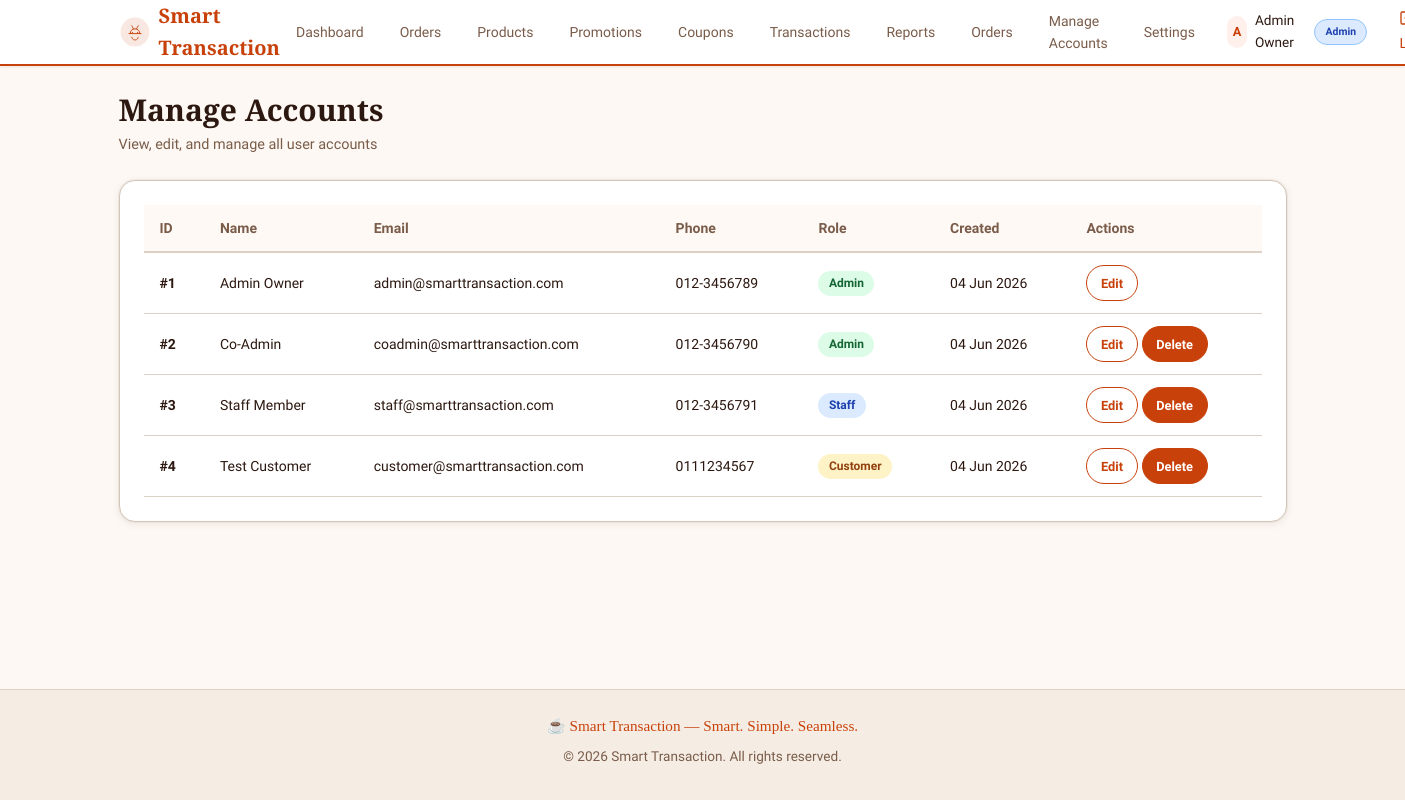
The page /admin/manage-accounts.php (signed in) on the database its author committed.
### tables this page shows
CREATE TABLE users (
    id INT AUTO_INCREMENT PRIMARY KEY,
    name VARCHAR(100) NOT NULL,
    email VARCHAR(100) NOT NULL UNIQUE,
    phone VARCHAR(20) DEFAULT NULL,
    password_hash VARCHAR(255) NOT NULL,
    reset_token VARCHAR(64) DEFAULT NULL,
    reset_token_expires DATETIME DEFAULT NULL,
    role ENUM('customer','staff','admin') NOT NULL DEFAULT 'customer',
    created_at TIMESTAMP DEFAULT CURRENT_TIMESTAMP
);

### admin/manage-accounts.php (the view, shortened to what this page needs)
<?php
$pdo = getDBConnection();
$users = [];
try {
    $stmt = $pdo->query("SELECT id, name, email, phone, role, created_at FROM users ORDER BY created_at DESC");
    $users = $stmt->fetchAll(PDO::FETCH_ASSOC);
} catch (PDOException $e) {
    $flash = ['type' => 'danger', 'message' => 'Database error: ' . $e->getMessage()];
}
include __DIR__ . '/../includes/header.php';
?>
<div class="page-header">
    <h1>Manage Accounts</h1>
    <p>View, edit, and manage all user accounts</p>
</div>
<div class="card">
    <div class="card-body" style="overflow-x:auto;">
        <table class="table">
            <thead>
                <tr>
                    <th>ID</th>
                    <th>Name</th>
                    <th>Email</th>
                    <th>Phone</th>
                    <th>Role</th>
                    <th>Created</th>
                    <th>Actions</th>
                </tr>
            </thead>
            <tbody>
                <?php foreach ($users as $u): ?>
                <tr>
                    <td><strong>#<?php echo (int) $u['id']; ?></strong></td>
                    <td><?php echo htmlspecialchars($u['name']); ?></td>
                    <td><?php echo htmlspecialchars($u['email']); ?></td>
                    <td><?php echo htmlspecialchars($u['phone'] ?? '-'); ?></td>
                    <td>
                        <span class="badge badge-<?php echo htmlspecialchars($u['role']); ?>">
                            <?php echo htmlspecialchars(ucfirst($u['role'])); ?>
                        </span>
                    </td>
                    <td><?php echo date('d M Y', strtotime($u['created_at'])); ?></td>
                    <td>
                        <div style="display:flex;gap:0.25rem;flex-wrap:wrap;">
                            <button class="btn btn-sm btn-outline" onclick="editUser(<?php echo (int) $u['id']; ?>)">Edit</button>
                            <?php if ((int) $u['id'] !== (int) ($_SESSION['user_id'] ?? 0)): ?>
                            <form method="POST" style="display:inline;" onsubmit="return confirm('Delete user \'<?php echo htmlspecialchars($u['name']); ?>\'? This cannot be undone.');">
                                <button type="submit" name="delete_user" class="btn btn-sm btn-danger">Delete</button>
                            </form>
                            <?php endif; ?>
                        </div>
                    </td>
                </tr>
                <?php endforeach; ?>
            </tbody>
        </table>
    </div>
</div>
<?php include __DIR__ . '/../includes/footer.php'; ?>

### assets/css/style.css (style rules this page uses)
:root, [data-theme="light"] { --color-primary: #c8410a; --color-primary-hover: #a8340a; --color-primary-active: #882808; --color-primary-light: #fff0eb; --color-primary-highlight:#fdd5c4; --color-secondary: #e8820c; --color-secondary-hover: #c96f09; --color-secondary-light: #fff6e8; --color-accent: #2d6a4f; --color-accent-hover: #1b4332; --color-accent-light: #d8f3dc; --color-bg: #fdf8f3; --color-surface: #fff9f5; --color-surface-2: #ffffff; --color-surface-offset: #f5ede4; --color-surface-offset-2: #ede0d4; --color-surface-dynamic: #e4d5c6; --color-divider: #ddd0c4; --color-border: #d4c4b5; --color-text: #2c1810; --color-text-muted: #7a5c4a; --color-text-faint: #b8997e; --color-text-inverse: #fff9f5; --color-success: #2d6a4f; --color-success-light: #d8f3dc; --color-warning: #e8820c; --color-warning-light: #fff3cd; --color-error: #c8410a; --color-error-light: #fff0eb; --color-info: #1a6b8a; --color-info-light: #d0eaf5; --status-pending: #e8820c; --status-preparing: #1a6b8a; --status-ready: #2d6a4f; --status-completed: #5a5a5a; --status-cancelled: #c8410a; --shadow-sm: 0 1px 3px rgba(44,24,16,0.08); --shadow-md: 0 4px 16px rgba(44,24,16,0.10); --shadow-lg: 0 12px 40px rgba(44,24,16,0.14); --shadow-card: 0 2px 8px rgba(44,24,16,0.08), 0 0 0 1px rgba(44,24,16,0.04); --radius-sm: 6px; --radius-md: 10px; --radius-lg: 16px; --radius-xl: 24px; --radius-full: 9999px; --space-1: 0.25rem; --space-2: 0.5rem; --space-3: 0.75rem; --space-4: 1rem; --space-5: 1.25rem; --space-6: 1.5rem; --space-8: 2rem; --space-10: 2.5rem; --space-12: 3rem; --space-16: 4rem; --space-20: 5rem; --space-24: 6rem; --font-display: 'Playfair Display', Georgia, serif; --font-body: 'Plus Jakarta Sans', system-ui, sans-serif; }
*, *::before, *::after { box-sizing: border-box; margin: 0; padding: 0; }
html { font-size: 16px; -webkit-text-size-adjust: 100%; scroll-behavior: smooth; }
body { font-family: var(--font-body); font-size: 1rem; line-height: 1.6; color: var(--color-text); background-color: var(--color-bg); min-height: 100vh; display: flex; flex-direction: column; }
h1, h2, h3, h4, h5, h6 { line-height: 1.3; color: var(--color-text); font-weight: 600; }
h1 { font-size: 1.875rem; margin-bottom: var(--space-2); }
p { margin-bottom: var(--space-2); }
.page-header { margin-bottom: var(--space-6); }
.page-header h1 { font-family: var(--font-display); font-weight: 700; margin-bottom: var(--space-1); }
.page-header p { color: var(--color-text-muted); font-size: 0.9rem; }
.card { background: var(--color-surface-2); border-radius: var(--radius-lg); box-shadow: var(--shadow-card); border: 1px solid var(--color-border); overflow: hidden; }
.card-body { padding: var(--space-6); }
.btn { display: inline-flex; align-items: center; justify-content: center; gap: var(--space-2); padding: 0.5rem 1rem; font-size: 0.875rem; font-weight: 600; font-family: var(--font-body); line-height: 1.5; border: 1px solid transparent; border-radius: var(--radius-full); cursor: pointer; transition: all 0.18s ease; text-decoration: none; white-space: nowrap; min-height: 44px; }
.btn-danger { background: var(--color-error); color: #fff; border-color: var(--color-error); }
.btn-outline { background: transparent; color: var(--color-primary); border-color: var(--color-primary); }
.btn-sm { padding: 0.3rem 0.85rem; font-size: 0.8rem; min-height: 36px; }
.badge { display: inline-flex; align-items: center; padding: 0.2rem 0.65rem; font-size: 0.75rem; font-weight: 600; border-radius: var(--radius-full); white-space: nowrap; gap: 0.25rem; }
table { width: 100%; border-collapse: collapse; font-size: 0.875rem; }
thead { background: var(--color-surface); }
th { padding: 0.75rem 1rem; text-align: left; font-weight: 600; color: var(--color-text-muted); border-bottom: 2px solid var(--color-divider); white-space: nowrap; }
td { padding: 0.75rem 1rem; border-bottom: 1px solid var(--color-divider); vertical-align: middle; }

### admin/manage-accounts.php (style rules this page uses)
.badge-admin { background:#dcfce7; color:#166534; }
.badge-staff { background:#dbeafe; color:#1e40af; }
.badge-customer { background:#fef3c7; color:#92400e; }

### rows shown on the page
users: id "1", name "Admin Owner", email "admin@smarttransaction.com", phone "012-3456789", role "Admin", created_at "04 Jun 2026"
users: id "2", name "Co-Admin", email "coadmin@smarttransaction.com", phone "012-3456790", role "Admin", created_at "04 Jun 2026"
users: id "3", name "Staff Member", email "staff@smarttransaction.com", phone "012-3456791", role "Staff", created_at "04 Jun 2026"
users: id "4", name "Test Customer", email "customer@smarttransaction.com", phone "0111234567", role "Customer", created_at "04 Jun 2026"

### other values the page prints
substr($_SESSION['user_name'] ?? 'U', 0, 1) "A"
$_SESSION['user_name'] "Admin Owner"
$_SESSION['admin_role'] "Admin"
